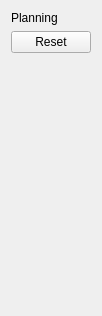
<?xml version="1.0" encoding="UTF-8"?>
<ui version="4.0">
 <class>PlanningWidget</class>
 <widget class="QWidget" name="PlanningWidget">
  <property name="geometry">
   <rect>
    <x>0</x>
    <y>0</y>
    <width>94</width>
    <height>316</height>
   </rect>
  </property>
  <property name="windowTitle">
   <string>Form</string>
  </property>
  <layout class="QVBoxLayout" name="verticalLayout">
   <item>
    <widget class="QLabel" name="label">
     <property name="text">
      <string>Planning</string>
     </property>
    </widget>
   </item>
   <item>
    <layout class="QVBoxLayout" name="verticalLayoutButtons">
     <item>
      <widget class="QPushButton" name="pushButtonReset">
       <property name="text">
        <string>Reset</string>
       </property>
       <property name="checkable">
        <bool>true</bool>
       </property>
       <attribute name="buttonGroup">
        <string notr="true">buttonGroup</string>
       </attribute>
      </widget>
     </item>
    </layout>
   </item>
   <item>
    <spacer name="verticalSpacer">
     <property name="orientation">
      <enum>Qt::Vertical</enum>
     </property>
     <property name="sizeHint" stdset="0">
      <size>
       <width>20</width>
       <height>40</height>
      </size>
     </property>
    </spacer>
   </item>
  </layout>
 </widget>
 <resources/>
 <connections/>
 <buttongroups>
  <buttongroup name="buttonGroup"/>
 </buttongroups>
</ui>
